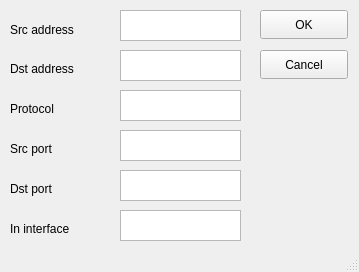
<?xml version="1.0" encoding="UTF-8"?>
<ui version="4.0">
 <class>MainWindow</class>
 <widget class="QMainWindow" name="MainWindow">
  <property name="geometry">
   <rect>
    <x>0</x>
    <y>0</y>
    <width>359</width>
    <height>272</height>
   </rect>
  </property>
  <property name="windowTitle">
   <string>Add  input rule</string>
  </property>
  <widget class="QWidget" name="centralwidget">
   <widget class="QTextEdit" name="protField">
    <property name="geometry">
     <rect>
      <x>120</x>
      <y>90</y>
      <width>121</width>
      <height>31</height>
     </rect>
    </property>
   </widget>
   <widget class="QLabel" name="label_6">
    <property name="geometry">
     <rect>
      <x>10</x>
      <y>180</y>
      <width>91</width>
      <height>17</height>
     </rect>
    </property>
    <property name="text">
     <string>Dst port</string>
    </property>
   </widget>
   <widget class="QTextEdit" name="sportField">
    <property name="geometry">
     <rect>
      <x>120</x>
      <y>130</y>
      <width>121</width>
      <height>31</height>
     </rect>
    </property>
   </widget>
   <widget class="QLabel" name="label_7">
    <property name="geometry">
     <rect>
      <x>10</x>
      <y>220</y>
      <width>91</width>
      <height>17</height>
     </rect>
    </property>
    <property name="text">
     <string>In interface</string>
    </property>
   </widget>
   <widget class="QLabel" name="label_4">
    <property name="geometry">
     <rect>
      <x>10</x>
      <y>100</y>
      <width>91</width>
      <height>17</height>
     </rect>
    </property>
    <property name="text">
     <string>Protocol</string>
    </property>
   </widget>
   <widget class="QTextEdit" name="dportField">
    <property name="geometry">
     <rect>
      <x>120</x>
      <y>170</y>
      <width>121</width>
      <height>31</height>
     </rect>
    </property>
   </widget>
   <widget class="QLabel" name="label_2">
    <property name="geometry">
     <rect>
      <x>10</x>
      <y>60</y>
      <width>101</width>
      <height>17</height>
     </rect>
    </property>
    <property name="text">
     <string>Dst address</string>
    </property>
   </widget>
   <widget class="QTextEdit" name="interfaceField">
    <property name="geometry">
     <rect>
      <x>120</x>
      <y>210</y>
      <width>121</width>
      <height>31</height>
     </rect>
    </property>
   </widget>
   <widget class="QPushButton" name="cancelButton">
    <property name="geometry">
     <rect>
      <x>260</x>
      <y>50</y>
      <width>88</width>
      <height>29</height>
     </rect>
    </property>
    <property name="text">
     <string>Cancel</string>
    </property>
   </widget>
   <widget class="QTextEdit" name="dstField">
    <property name="geometry">
     <rect>
      <x>120</x>
      <y>50</y>
      <width>121</width>
      <height>31</height>
     </rect>
    </property>
   </widget>
   <widget class="QTextEdit" name="srcField">
    <property name="geometry">
     <rect>
      <x>120</x>
      <y>10</y>
      <width>121</width>
      <height>31</height>
     </rect>
    </property>
   </widget>
   <widget class="QLabel" name="label_5">
    <property name="geometry">
     <rect>
      <x>10</x>
      <y>140</y>
      <width>91</width>
      <height>17</height>
     </rect>
    </property>
    <property name="text">
     <string>Src port</string>
    </property>
   </widget>
   <widget class="QLabel" name="label">
    <property name="geometry">
     <rect>
      <x>10</x>
      <y>20</y>
      <width>81</width>
      <height>20</height>
     </rect>
    </property>
    <property name="text">
     <string>Src address</string>
    </property>
   </widget>
   <widget class="QPushButton" name="okButton">
    <property name="geometry">
     <rect>
      <x>260</x>
      <y>10</y>
      <width>88</width>
      <height>29</height>
     </rect>
    </property>
    <property name="text">
     <string>OK</string>
    </property>
   </widget>
  </widget>
  <widget class="QStatusBar" name="statusbar"/>
 </widget>
 <resources/>
 <connections/>
</ui>
